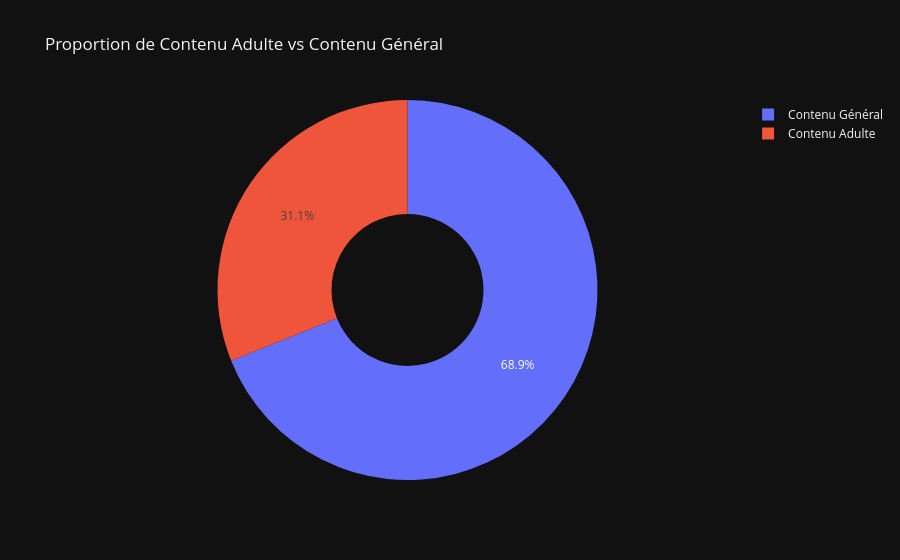

This figure's notebook cell:
### Markdown cell above
### 4.5 Proportion de Contenu Adulte (NSFW) <a name="Proportion-de-Contenu-Adulte"></a>

Examen de la proportion de mangas destinés à un public adulte et comparaison de leur popularité.

### Code cell
# Distribution du contenu NSFW
nsfw_counts = df_mangas['Is Adult'].value_counts()
fig4 = px.pie(nsfw_counts, names=nsfw_counts.index.map({True: 'Contenu Adulte', False: 'Contenu Général'}), 
              values=nsfw_counts.values, title="Proportion de Contenu Adulte vs Contenu Général")
fig4.update_traces(hole=0.4)
fig4.update_layout(template="plotly_dark")
fig4.show()

### Figure 1 — Plotly figure (JSON) as saved in the notebook; plotly's stock layout.template omitted (floating-point values rounded to 4 significant figures)
{"data": [{"domain": {"x": [0, 1], "y": [0, 1]}, "hole": 0.4, "hovertemplate": "label=%{label}<br>value=%{value}<extra></extra>", "labels": ["Contenu Général", "Contenu Adulte"], "legendgroup": "", "name": "", "showlegend": true, "type": "pie", "values": [76031, 34271]}], "layout": {"legend": {"tracegroupgap": 0}, "title": {"text": "Proportion de Contenu Adulte vs Contenu Général"}}}
